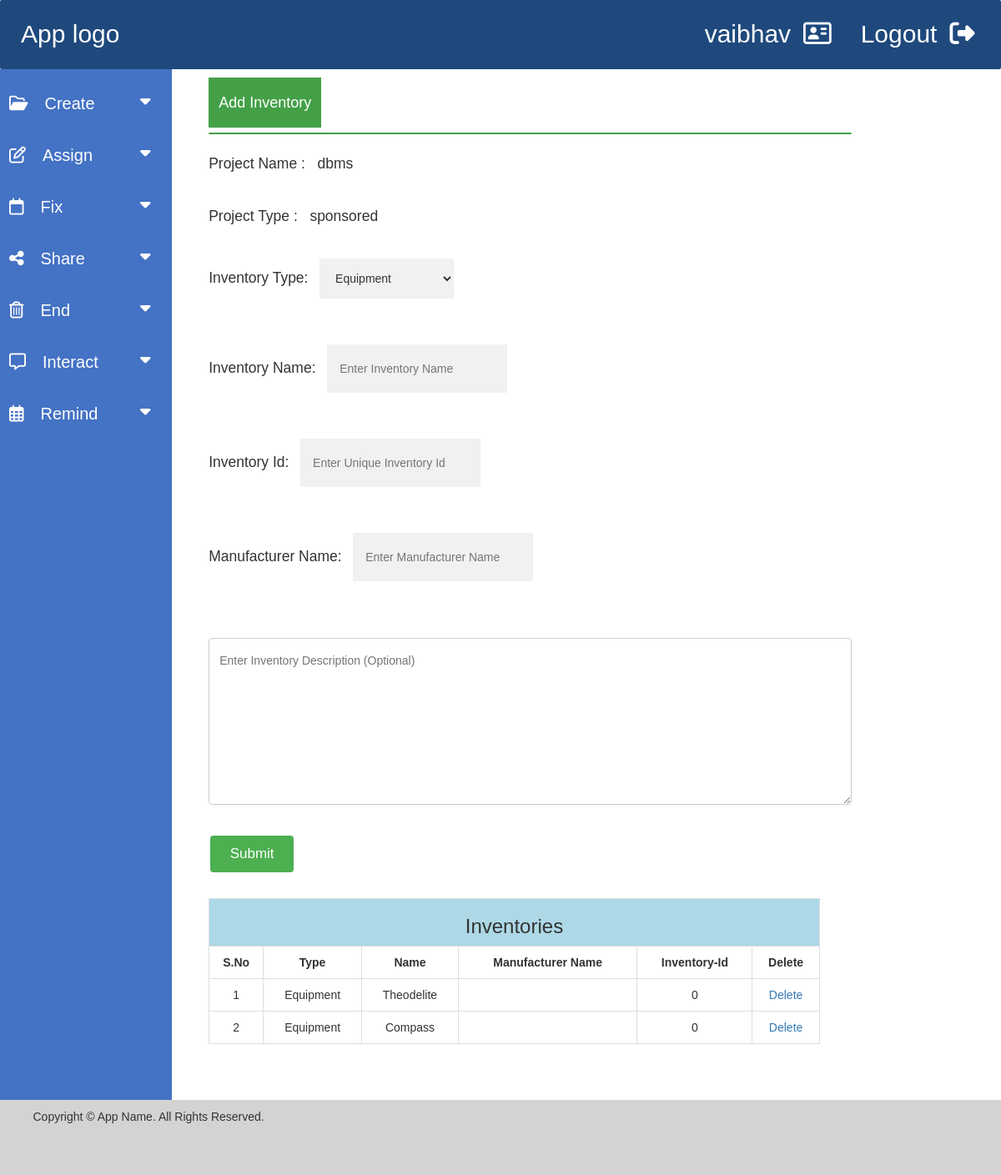
The page /addinventory.php?rn=22 (signed in) on the database as committed earlier.
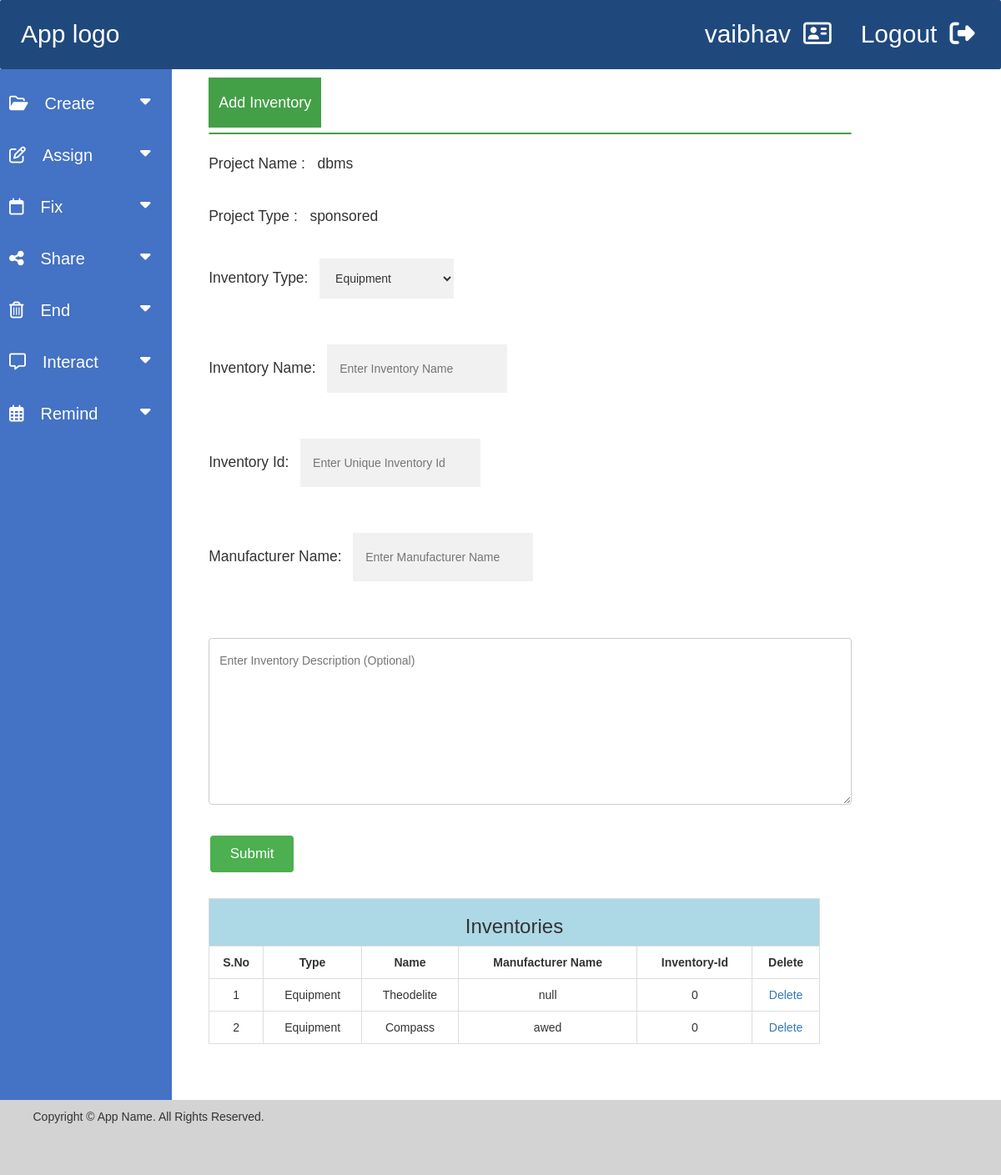
The same page on the database as committed later.
### tables this page shows
CREATE TABLE `projects` (
  `id` int NOT NULL,
  `projectname` varchar(255) DEFAULT NULL,
  `projecttype` varchar(255) DEFAULT NULL,
  `projectdesc` text,
  `projectdate` date DEFAULT NULL,
  `userid` int DEFAULT NULL
);

CREATE TABLE `addinventory` (
  `id` int NOT NULL,
  `projectid` int DEFAULT NULL,
  `inventorytype` varchar(255) NOT NULL,
  `inventoryname` varchar(255) NOT NULL,
  `inventorydesc` text NOT NULL,
  `inventoryid` varchar(255) NOT NULL,
  `manufacturer` varchar(255) NOT NULL,
  `userid` int NOT NULL
);

### addinventory.php (the view, shortened to what this page needs)
<?php
include_once 'source/db_connect.php';
$projectid = $_GET['rn'];
$userid = $_SESSION['id'];
$sno = 1;
$query = "select * from addinventory where projectid = $projectid";
$result_display_allinventory =$conn->prepare($query);
$result_display_allinventory->execute();
?>
<!DOCTYPE html>
<html lang="en">
<head>
  <link rel="stylesheet" href="https://maxcdn.bootstrapcdn.com/bootstrap/3.4.1/css/bootstrap.min.css">
<link rel="stylesheet" href="landingpage.css">
<link rel="stylesheet" href="https://cdnjs.cloudflare.com/ajax/libs/font-awesome/4.7.0/css/font-awesome.min.css">
<link rel="stylesheet" href="font-awesome.css">
</head>
<body>
<div class="header">
<a href="landingpage.php" style="margin-left: 5px;">App logo</a>
<div id="logout">Logout<a href="logout.php"><i class="fas fa-sign-out-alt" style="margin-left: 15px;"></i></a></div>
<div id="usertype"><?php echo $_SESSION['username'] ?><a href="#"><i class="far fa-address-card" style="margin-left: 15px;"></i></a></div>
</div>
<div class="row">
<div class="sidenav" id="sidenav">
  <button class="dropdown-btn"><i class='far fa-folder-open' style="margin-right: 20px;"></i>Create
    <i class="fa fa-caret-down"></i>
  </button>
  <button class="dropdown-btn"><i class='far fa-edit' style="margin-right: 20px;"></i>Assign
    <i class="fa fa-caret-down"></i>
  </button>
  <button class="dropdown-btn"><i class="far fa-calendar" style="margin-right: 20px;"></i>Fix
    <i class="fa fa-caret-down"></i>
  </button>
  <button class="dropdown-btn"><i class="fas fa-share-alt" style="margin-right: 20px;"></i>Share
    <i class="fa fa-caret-down"></i>
  </button>
  <button class="dropdown-btn"><i class="far fa-trash-alt" style="margin-right: 20px;"></i>End
    <i class="fa fa-caret-down"></i>
  </button>
  <button class="dropdown-btn"><i class='far fa-comment-alt' style="margin-right: 20px;"></i>Interact
    <i class="fa fa-caret-down"></i>
  </button>
  <button class="dropdown-btn"><i class='far fa-calendar-alt' style="margin-right: 20px;"></i>Remind
    <i class="fa fa-caret-down"></i>
  </button>
</div>
<div class="main" id="main">
  <div class="maincontent">
    <button class="topbutton">Add Inventory</button>
    <hr class="new1">
    <div style="font-size:17.5px;">
    <b style="font-size:17.5px; font-weight:100;">Project Name : &nbsp</b>
    <?php
      $query = "select * from projects where userid = $userid and id = $projectid";
      $result_project =$conn->prepare($query);
      $result_project->execute();
      while($rows=$result_project->fetch(PDO::FETCH_ASSOC)){
        echo $rows['projectname'];
      }
    ?>
    </div><br>
    <div style="font-size:17.5px;">
    <b style="font-size:17.5px; font-weight:100;">Project Type : &nbsp </b>
    <?php
      $query = "select * from projects where userid = $userid and id = $projectid";
      $result_project =$conn->prepare($query);
      $result_project->execute();
      while($rows=$result_project->fetch(PDO::FETCH_ASSOC)){
        echo $rows['projecttype'];
      }
    ?>
    </div><br>
    <form action="" method="POST">
    <div>
    <label style="font-size:17.5px; font-weight:100;">Inventory Type: &nbsp </label>
    <select style="width: 20.9%; padding: 15px; margin: 5px 0 22px 0; border: none; background: #f1f1f1;" for="inventorytype" id="inventorytype" name="inventorytype" style="margin-bottom:20px;">
      <option value="Equipment">Equipment</option>
    </select>
    </div><br>
    <div>
    <label style="font-size:17.5px; font-weight:100;">Inventory Name: &nbsp  </label>
    <input style="width: 28%; padding: 15px; margin: 5px 0 22px 0; border: none; background: #f1f1f1;" for="inventoryname" type="text" placeholder="Enter Inventory Name" name="inventoryname" required>
    </div> <br>
    <div>
    <label style="font-size:17.5px; font-weight:100;">Inventory Id: &nbsp  </label>
    <input style="width: 28%; padding: 15px; margin: 5px 0 22px 0; border: none; background: #f1f1f1;" for="inventoryid" type="text" placeholder="Enter Unique Inventory Id" name="inventoryid" required>
    </div><br>
    <div>
    <label style="font-size:17.5px; font-weight:100;">Manufacturer Name: &nbsp  </label>
    <input style="width: 28%; padding: 15px; margin: 5px 0 22px 0; border: none; background: #f1f1f1;" for="manufacturername" type="text" placeholder="Enter Manufacturer Name" name="manufacturername" required>
    </div><br>
    <textarea for="inventorydesc" name="inventorydesc" id="inventorydesc" class="projectdescription" placeholder="Enter Inventory Description (Optional)" style="height:200px"></textarea>
    </textarea><br><br>
    <input type="submit" name="projectup-btn" class="btn" value="Submit">
     </form>
     <div>
    <table style="width:95%; border: 1px solid #ddd;">
      <tr style="background-color:lightblue;">
        <th colspan="6" style="text-align:center;"><h3>Inventories</h3></th>
      </tr>
      <tr>
        <th style="padding:5px; border: 1px solid #ddd; text-align:center;">S.No</th>
        <th style="padding:5px; border: 1px solid #ddd; text-align:center;">Type</th>
        <th style="padding:5px; border: 1px solid #ddd; text-align:center;">Name</th>
        <th style="padding:5px; border: 1px solid #ddd; text-align:center;">Manufacturer Name</th>
        <th style="padding:5px; border: 1px solid #ddd; text-align:center;">Inventory-Id</th>
        <th style="padding:5px; border: 1px solid #ddd; text-align:center;">Delete</th>
      </tr>
      <?php
        while($rows=$result_display_allinventory->fetch(PDO::FETCH_ASSOC)){
            echo "
            <tr>
            <td style=\"padding:5px; text-align:center; border: 1px solid #ddd;\">".$sno."</td>
            <td style=\"padding:5px; text-align:center; border: 1px solid #ddd;\">".$rows['inventorytype']."</td>
            <td style=\"padding:5px; text-align:center; border: 1px solid #ddd;\">".$rows['inventoryname']."</td>
            <td style=\"padding:5px; text-align:center; border: 1px solid #ddd;\">".$rows['manufacturer']."</td>
            <td style=\"padding:5px; text-align:center; border: 1px solid #ddd;\">".$rows['inventoryid']."</td>
            <td style=\"padding:5px; text-align:center; border: 1px solid #ddd;\"><a href = 'deleteinventory.php?rn=$rows[id]' onclick=\"return confirm('Are you sure?')\">Delete</a></td>
            </tr>
            ";
            $sno++;
        }
        ?>
    </table>
    </div><br>
  <br>
</div>
</div>
</div>
<div class="footer">
    <p class="copyright">Copyright © App Name. All Rights Reserved.</p>
</div>
</body>
</html>

### landingpage.css (style rules this page uses)
* { box-sizing: border-box; }
body { font-family: Arial, Helvetica, sans-serif; }
.header { background-color: #1f497d; padding: 20px; color:white; font-size: 30px; position: -webkit-sticky; position: sticky; top:0; border-radius:2px ; z-index: 100; }
.header a { color:white; }
#usertype { float: right; color: white; margin-right: 3%; }
#logout { float: right; color: white; margin-right: 1%; }
.sidenav { float: left; width: 18%; padding: 10px; height: auto; background: #4472C4; }
.main { background-color: white; float: left; width: 80%; padding: 10px; height: auto; }
.maincontent { width: 80%; margin-left: 3.5%; line-height: 2; }
.dropdown-btn { padding: 6px 8px 6px 16px; text-decoration: none; font-size: 20px; color: white; display: block; border: none; line-height: 2.5; background: none; width: 100%; text-align: left; cursor: pointer; outline: none; }
.fa-caret-down { float: right; margin-top: 12.5px; padding-right: 8px; }
.row:after { content: ""; display: table; clear: both; }
.footer { background-color: lightgrey; padding: 10px; height: 90px; }
.copyright { margin-left:2.5%; }
hr.new1 { border: 1.5px solid #43A047; border-radius: 2px; margin-top: 0px; margin-bottom: 18px; }
.projectdescription { width: 100%; padding: 12px; border: 1px solid #ccc; border-radius: 4px; resize: vertical; margin-top: 18px; }
.topbutton { background-color: #43A047; color: white; padding: 12px; font-size: 18px; border: none; cursor: pointer; width: auto; margin-bottom: 6px; }
.btn { background-color: #4CAF50; color: white; font-size: 17px; padding: 10px; border: none; cursor: pointer; width: 100px; margin-bottom: 4%; margin-left: 2px; }

Rows that differ between the two databases and show on the page:
changed addinventory "Theodelite": manufacturer (not shown) → "null"
changed addinventory "Compass": manufacturer (not shown) → "awed"
